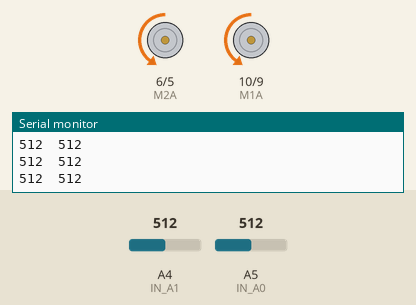
This sketch was run on a simulated Arduino Uno, built with avr-gcc and run on an emulated ATmega328P. On the bench: motor-driver pin pairs drawn as motors (green arrow = first pin HIGH = forward, orange = second pin HIGH = backward, longer = more drive), the last lines printed to the serial monitor. The test bench sets the inputs (shaded band); at power-on: A5 (IN_A0) = 512, A4 (IN_A1) = 512.

Above: at 1.2 s.
1.3 s: A5 (IN_A0) set to 36
4.3 s: A5 (IN_A0) set to 32
At 4.6 s:
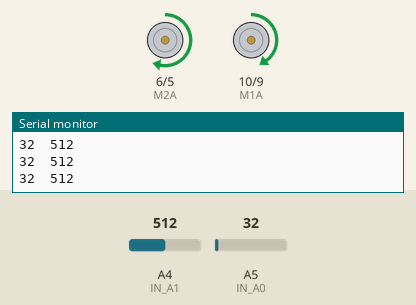
5.8 s: A4 (IN_A1) set to 38
7.3 s: A4 (IN_A1) set to 31
At 8.2 s:
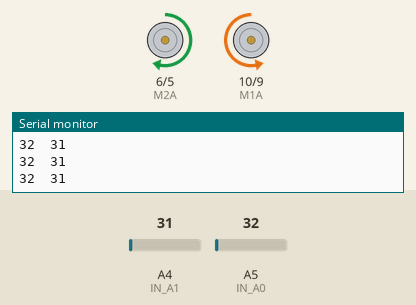
8.8 s: A4 (IN_A1) set to 122
At 9.3 s:
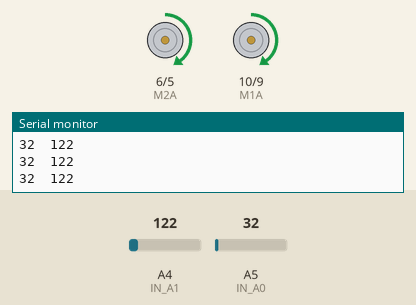
10.3 s: A4 (IN_A1) set to 24
At 11.5 s:
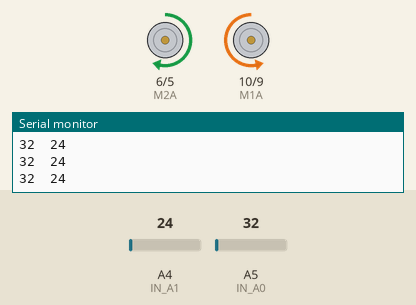
Timing chart, 0 to 12.8 s (numbered marks = the images above; inputs shaded):
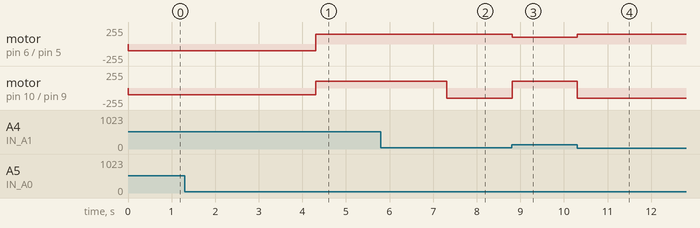

The sketch:

LineRobot.ino
```cpp
//sensores
const int IN_A0 = A5; //direita
const int IN_A1 = A4; //esquerda

//configuração da pinagem da ponte para começar os motores
const int M1A = 10;
const int M1B = 9;
const int M2A = 6;
const int M2B = 5;

void Frente(){
  analogWrite(M1A, 0);
  analogWrite(M1B, 150);
  analogWrite(M2A, 150);
  analogWrite(M2B, 0);
}

void Direita(){
  analogWrite(M1A, 0);
  analogWrite(M1B, 100);
  analogWrite(M2A, 0);
  analogWrite(M2B, 100);
}

void Esquerda(){
  analogWrite(M1A, 100);
  analogWrite(M1B, 0);
  analogWrite(M2A, 100);
  analogWrite(M2B, 0);
}

//valores
int value_A0 = 0;
int value_A1 = 0;

void setup() {
Serial.begin(9600);
pinMode (IN_A0, INPUT);
pinMode (IN_A1, INPUT);

pinMode (M1A, OUTPUT);
pinMode (M1B, OUTPUT);
pinMode (M2A, OUTPUT);
pinMode (M2B, OUTPUT);
}

void loop() {

if (value_A0 > 34) {
  Direita();
}
else if (value_A1 > 34) {
  Esquerda();
}
else {
  Frente();
}

value_A0 = analogRead(IN_A0);
value_A1 = analogRead(IN_A1);

Serial.print(value_A0);
Serial.print("\t");
Serial.print(value_A1);
Serial.print("\t\t");
Serial.print("\n");
}
```

Measured:
- the behaviour switches between 35 and 34 on A5 (IN_A0) (found by bisection; images 0 and 1)
- the behaviour switches between 35 and 34 on A4 (IN_A1) (found by bisection; images 1 and 2)
- after the input at 4.3 s, motor on pin 6 (M2A) / pin 5 (M2B): backward 100/255 → forward 150/255 at once; motor on pin 10 (M1A) / pin 9 (M1B): backward 100/255 → forward 100/255 at once
- after the input at 7.3 s, motor on pin 10 (M1A) / pin 9 (M1B): forward 100/255 → backward 150/255 at once
- after the input at 8.8 s, motor on pin 6 (M2A) / pin 5 (M2B): forward 150/255 → forward 100/255 at once; motor on pin 10 (M1A) / pin 9 (M1B): backward 150/255 → forward 100/255 at once
- after the input at 10.3 s, motor on pin 6 (M2A) / pin 5 (M2B): forward 100/255 → forward 150/255 at once; motor on pin 10 (M1A) / pin 9 (M1B): forward 100/255 → backward 150/255 at once
